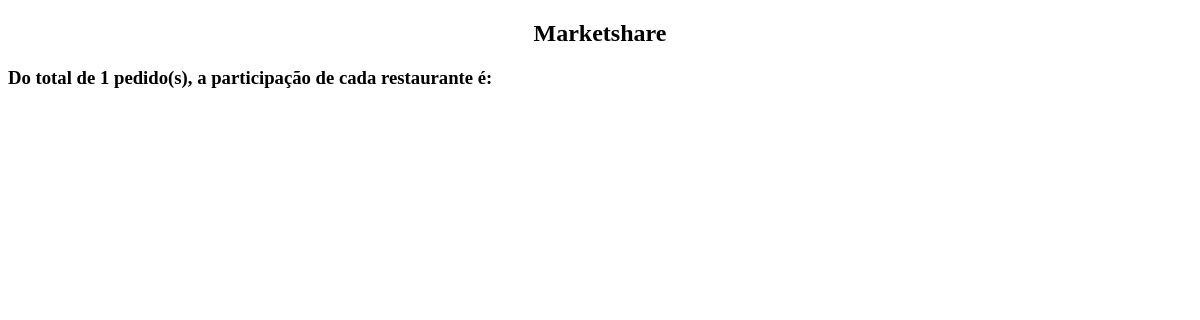
The page /mktshrqtd/ on the database as committed earlier.
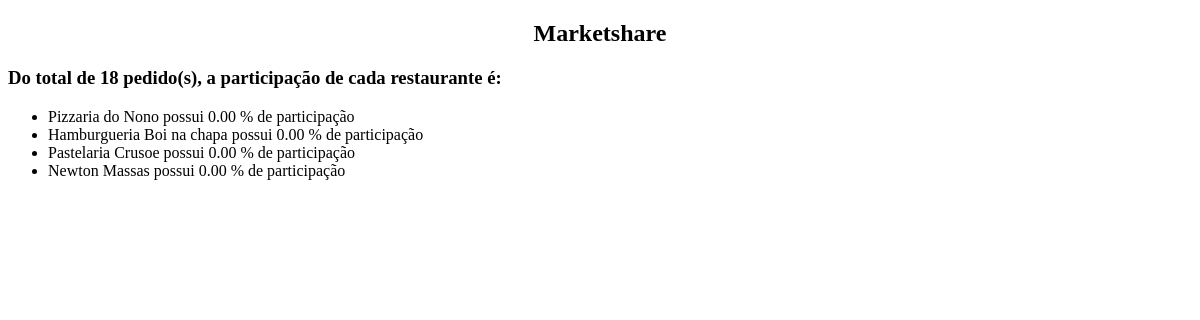
The same page on the database as committed later.
### restaurantes/models.py (models this page shows, shortened)
class Restaurante(models.Model):
    nome_restaurante = models.CharField(max_length=100)
    endereco = models.CharField(max_length=150)
    class Meta:
        ordering = ['id']

### pedidos/views.py (the view)
# urls.py: path('mktshrqtd/', mktshare_qtd),
def mktshare_qtd(request):
    restaurantes = Restaurante.objects.all()
    pedidos = Pedido.objects.count()
    pn = Pedido.objects.filter(produtos__restaurante=3).count()
    hb = Pedido.objects.filter(produtos__restaurante=4).count()
    pc = Pedido.objects.filter(produtos__restaurante=5).count()
    nm = Pedido.objects.filter(produtos__restaurante=6).count()
    if pedidos <= 0:
        pedidos = 1
        pn_per = (pn / pedidos) * 100
        hb_per = (hb / pedidos) * 100
        pc_per = (pc / pedidos) * 100
        nm_per = (nm / pedidos) * 100
    else:
        pn_per = (pn / pedidos) * 100
        hb_per = (hb / pedidos) * 100
        pc_per = (pc / pedidos) * 100
        nm_per = (nm / pedidos) * 100
    lista_perc = [pn_per, hb_per, pc_per, nm_per]
    lista_rest = []
    for r in restaurantes:
        lista_rest.append(r.nome_restaurante)
    return render(request, 'mktshr.html', {'lista_rest': lista_rest, 'pedidos': pedidos,
                                           'restaurantes': restaurantes, 'lista_perc': lista_perc,
                                           'lista_geral': zip(lista_rest, lista_perc)})

### template/mktshr.html (shortened to what this page needs)
<!doctype html>
<html lang="en">
<head>
</head>
<body>
    <h2 align="center"> Marketshare</h2>
    <h3> Do total de {{pedidos}} pedido(s), a participação de cada restaurante é:</h3>
    <ul>
        {% for rest, perc in lista_geral %}
        <li> {{ rest }} possui {{ perc|floatformat:'2' }} % de participação</li>
        {% endfor %}
    </ul>
</body>
</html>

Rows that differ between the two databases and show on the page:
added Restaurante: lista_geral "Pizzaria do Nono"
added Restaurante: lista_geral "Hamburgueria Boi na chapa"
added Restaurante: lista_geral "Pastelaria Crusoe"
added Restaurante: lista_geral "Newton Massas"
Other text that changed with them:
{{ pedidos }}: "1" → "18"
new list line: "possui 0.00 % de participação"
